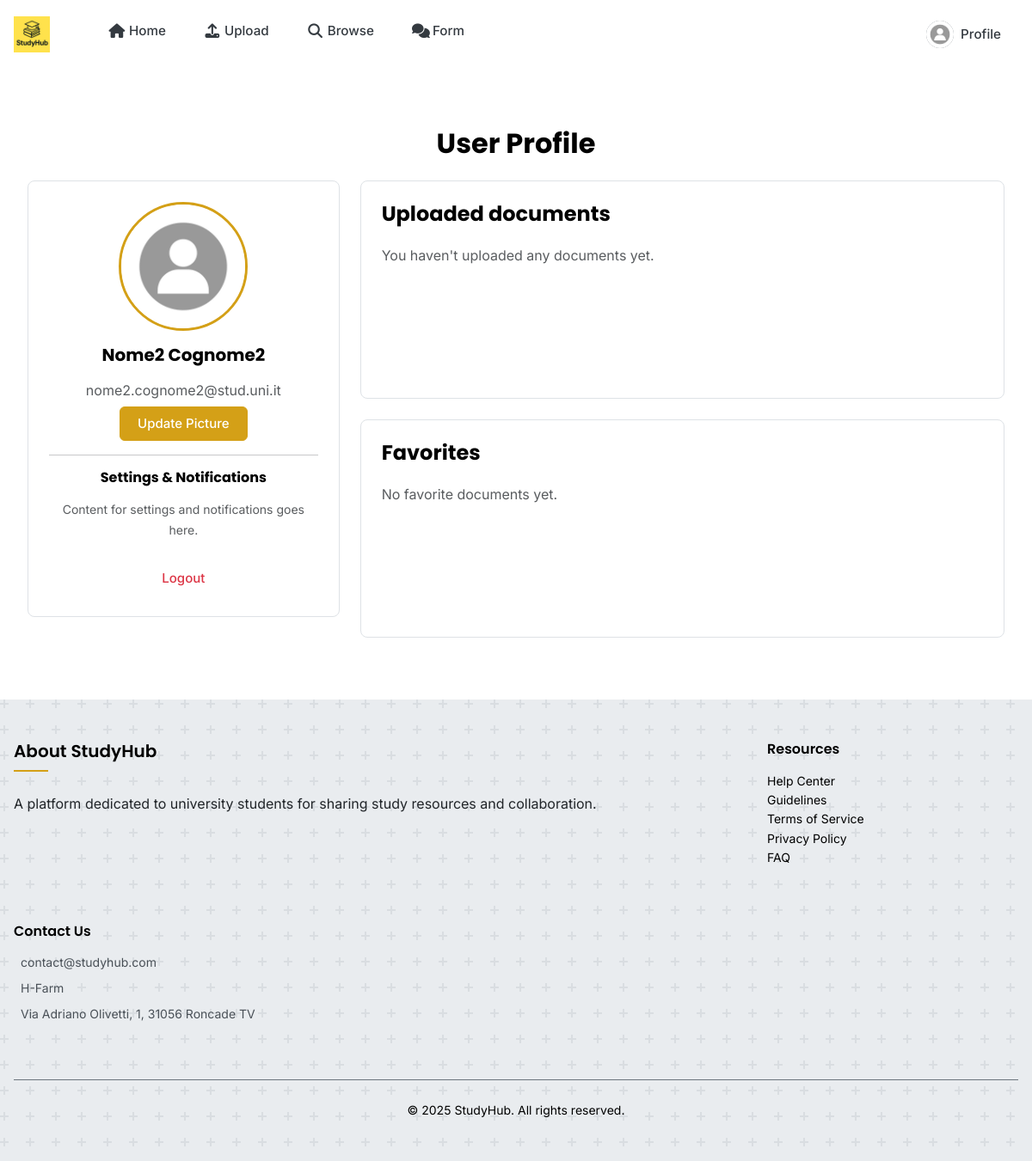
Screenshot of /auth/profile (signed in) with the database file from the repository.
### app/models.py (models this page shows, shortened)
class User(UserMixin, db.Model):
    id            = db.Column(db.Integer, primary_key=True)
    first_name    = db.Column(db.String(50), nullable=False)
    last_name     = db.Column(db.String(50), nullable=False)
    email         = db.Column(db.String(120), unique=True, index=True, nullable=False)
    password_hash = db.Column(db.String(128), nullable=False)
    profile_image = db.Column(db.String(200), nullable=True, default='default_avatar.jpg')
    @property
    def avatar_url(self):
        filename = self.profile_image if self.profile_image else 'default_avatar.jpg'
        return url_for('static', filename='profile_pics/' + filename)
    documents = db.relationship('Document', backref='author', lazy='dynamic')
    favorites = db.relationship(
        'Document',
        secondary=user_favorites,
        backref=db.backref('favorited_by', lazy='dynamic'),
        lazy='dynamic'
    )
    downloads = db.relationship(
        'Document',
        secondary=user_downloads,
        backref=db.backref('downloaded_by', lazy='dynamic'),
        lazy='dynamic'
    )
    questions = db.relationship('Question', backref='author', lazy='dynamic')

### app/auth/routes.py (the view, shortened to what this page needs)
@bp.route('/profile', methods=['GET', 'POST'])
@login_required
def profile():
    form = UpdateProfileForm()
    upload_folder = os.path.join(current_app.root_path, '..', 'static', 'profile_pics')
    os.makedirs(upload_folder, exist_ok=True)
    image_file = url_for('static', filename='profile_pics/' + (current_user.profile_image if current_user.profile_image else 'default_avatar.jpg'))
    user_uploads = current_user.documents.all()
    user_favorites = current_user.favorites.all()
    return render_template(
        'auth/profile.html',
        title='Profile',
        form=form,
        image_file=image_file,
        my_uploads=user_uploads, # Pass uploaded documents
        favorites=user_favorites # Pass favorited documents
    )

### app/models.py (called while the page is built)
@login.user_loader
def load_user(user_id):
    return User.query.get(int(user_id))

### templates/auth/profile.html (shortened to what this page needs)
{% extends 'main/base.html' %}
{% block content %}
<div class="container py-5 d-flex flex-column flex-grow-1">
    <h2 class="mb-4 text-center">User Profile</h2>
    <div class="row flex-grow-1">
        <div class="col-md-4 d-flex flex-column">
            <div class="card shadow-sm mb-4">
                <div class="card-body text-center">
                    <div class="profile-image-frame mb-3 mx-auto" style="cursor: pointer;" data-bs-toggle="modal" data-bs-target="#imageModal">
                        <img id="profile-preview" src="{{ url_for('static', filename='profile_pics/' + (current_user.profile_image or 'default_avatar.jpg')) }}"
                             class="img-fluid rounded-circle" alt="Profile Image"
                             onerror="this.src='{{ url_for('static', filename='profile_pics/default_avatar.jpg') }}'">
                    </div>
                    <h5>{{ current_user.first_name }} {{ current_user.last_name }}</h5>
                    <p class="text-muted mb-1">{{ current_user.email }}</p>
                    <form method="POST" action="{{ url_for('auth.profile') }}" enctype="multipart/form-data" id="profile-form">
                        <button type="button" class="btn btn-primary" id="update-picture-button">Update Picture</button>
                    </form>
                    <hr>
                    <h6>Settings & Notifications</h6>
                    <p class="text-muted small">Content for settings and notifications goes here.</p>
                    <div class="mt-4">
                        <a href="{{ url_for('auth.logout') }}" class="btn btn-outline-danger w-100">Logout</a>
                    </div>
                </div>
            </div>
        </div>
        <div class="col-md-8 d-flex flex-column flex-grow-1">
            <div class="card shadow-sm flex-fill mb-4">
                <div class="card-body d-flex flex-column">
                    <h3>Uploaded documents</h3>
                    {% if my_uploads %}
                        <ul class="list-group flex-grow-1 overflow-auto">
                            {% for doc in my_uploads %}
                                <li class="list-group-item d-flex justify-content-between align-items-center">
                                    <div>
                                        <strong>{{ doc.title }}</strong><br>
                                        <small class="text-muted">
                                            {{ doc.course }}{% if doc.institute %}, {{ doc.institute }}{% endif %}{% if doc.year %}, {{ doc.year }}{% endif %}
                                            {% if doc.subject %} • {{ doc.subject }}{% endif %}
                                            {% if doc.category %} • {{ doc.category.name }}{% endif %}
                                            • Uploaded on {{ doc.upload_date.strftime('%Y-%m-%d') }}
                                        </small>
                                    </div>
                                    <a href="{{ url_for('view.download', doc_id=doc.id) }}"
                                       class="btn btn-sm btn-outline-primary">
                                        Download
                                    </a>
                                </li>
                            {% endfor %}
                        </ul>
                    {% else %}
                        <p class="text-muted">You haven't uploaded any documents yet.</p>
                    {% endif %}
                </div>
            </div>
            <div class="card shadow-sm flex-fill">
                <div class="card-body d-flex flex-column">
                    <a href="{{ url_for('view.favorites') }}" class="text-decoration-none text-dark">
                       <h3>Favorites</h3>
                    </a>
                    {% if favorites %}
                        <ul class="list-group flex-grow-1 overflow-auto">
                            {% for doc in favorites %}
                                <li class="list-group-item d-flex justify-content-between align-items-center">
                                    <div>
                                        <strong>{{ doc.title }}</strong><br>
                                        <small class="text-muted">
                                            {{ doc.course }}{% if doc.institute %}, {{ doc.institute }}{% endif %}{% if doc.year %}, {{ doc.year }}{% endif %}
                                            {% if doc.subject %} • {{ doc.subject }}{% endif %}
                                            {% if doc.author %} • Uploaded by {{ doc.author.first_name }} {{ doc.author.last_name }}{% endif %}
                                            {% if doc.category %} • {{ doc.category.name }}{% endif %}
                                        </small>
                                    </div>
                                    <a href="{{ url_for('view.download', doc_id=doc.id) }}"
                                       class="btn btn-sm btn-outline-secondary">
                                        Download
                                    </a>
                                </li>
                            {% endfor %}
                        </ul>
                    {% else %}
                        <p class="text-muted">No favorite documents yet.</p>
                    {% endif %}
                </div>
            </div>
        </div>
    </div>
</div>
{% endblock %}

### templates/view/partials/navbar.html (shortened to what this page needs)
<nav class="navbar navbar-expand-lg navbar-light shadow-sm fixed-top">
  <div class="container">
    <a class="navbar-brand" href="{{ url_for('main.index') }}">
      <img src="{{ url_for('static', filename='images/logo.png') }}" alt="StudyHub Logo" height="40" class="d-inline-block align-text-top">
    </a>
    <div class="collapse navbar-collapse" id="navbarNav">
      <ul class="navbar-nav me-auto mb-2 mb-lg-0">
        <li class="nav-item">
          <a class="nav-link {{ 'active' if request.endpoint == 'main.index' or request.endpoint == 'main.dashboard' }}" href="{{ url_for('main.index') }}">
            <i class="fas fa-home me-1"></i> Home
          </a>
        </li>
        {% if current_user.is_authenticated %}
        <li class="nav-item">
          <a class="nav-link {{ 'active' if request.endpoint == 'upload.upload_document' }}" href="{{ url_for('upload.upload_document') }}">
            <i class="fas fa-upload me-1"></i> Upload
          </a>
        </li>
        <li class="nav-item">
          <a class="nav-link {{ 'active' if request.endpoint == 'view.search' }}" href="{{ url_for('view.search') }}">
            <i class="fas fa-search me-1"></i> Browse
          </a>
        </li>
        <li class="nav-item">
          <a class="nav-link {{ 'active' if request.endpoint == 'form.ask_question' }}" href="{{ url_for('form.ask_question') }}">
            <i class="fas fa-comments me-1"></i> Form
          </a>
        </li>
        {% endif %}
      </ul>
      <ul class="navbar-nav ms-auto">
        {% if current_user.is_authenticated %}
          <li class="nav-item">
            <a class="nav-link d-flex align-items-center" href="{{ url_for('auth.profile') }}">
              {% if current_user.avatar_url %}
                <div class="avatar me-2">
                  <img src="{{ current_user.avatar_url }}"
                       class="avatar-img" alt="Profile"
                       onerror="handleAvatarError(this)">
                </div>
              {% else %}
                <div class="avatar me-2">
                  {{ current_user.first_name[0]|upper }}{{ current_user.last_name[0]|upper }}
                </div>
              {% endif %}
              <span class="d-md-inline">Profile</span>
            </a>
          </li>
        {% endif %}
      </ul>
    </div>
  </div>
</nav>

### static/css/custom.css (style rules this page uses)
.navbar { transition: all 0.3s ease-in-out; }
.avatar { width: 32px; height: 32px; border-radius: 50%; display: flex; align-items: center; justify-content: center; background-color: #6c757d; color: white; font-weight: bold; font-size: 14px; }
.avatar-img { width: 100%; height: 100%; border-radius: 50%; object-fit: cover; }
.col-md-8.d-flex.flex-column > .card.flex-fill { flex-grow: 1; display: flex; flex-direction: column; }
.col-md-8.d-flex.flex-column > .card.flex-fill > .card-body { flex-grow: 1; overflow-y: auto; }
.profile-image-frame { width: 150px; height: 150px; overflow: hidden; border-radius: 50%; border: 3px solid var(--primary); display: flex; justify-content: center; align-items: center; }
.profile-image-frame img { display: block; width: 100%; height: 100%; object-fit: cover; }

### static/css/authenticated_styles.css (style rules this page uses)
body.authenticated-user { --background: #FFFFFF; --text: #212529; --text-light: #6c757d; --border: #dee2e6; --card-bg: #FFFFFF; --gray-50: #f8f9fa; --gray-100: #e9ecef; --gray-200: #dee2e6; --gray-300: #ced4da; --gray-400: #adb5bd; --gray-500: #6c757d; --gray-600: #495057; --gray-700: #343a40; --gray-800: #212529; --gray-900: #000000; }
body.authenticated-user h1, body.authenticated-user h2, body.authenticated-user h3, body.authenticated-user h4, body.authenticated-user h5, body.authenticated-user h6 { color: var(--gray-900); }
body.authenticated-user p { color: var(--text); }
body.authenticated-user .navbar { background-color: #FFFFFF; box-shadow: 0 2px 10px rgba(0, 0, 0, 0.05); }
body.authenticated-user .nav-link { color: var(--gray-700) !important; }

### templates/view/partials/navbar.html (style rules this page uses)
body { padding-top: 76px; }

### rows the page displays
User: avatar_url (placeholder picture), profile_image (placeholder picture), first_name "Nome2", last_name "Cognome2", email "nome2.cognome2@stud.uni.it"
